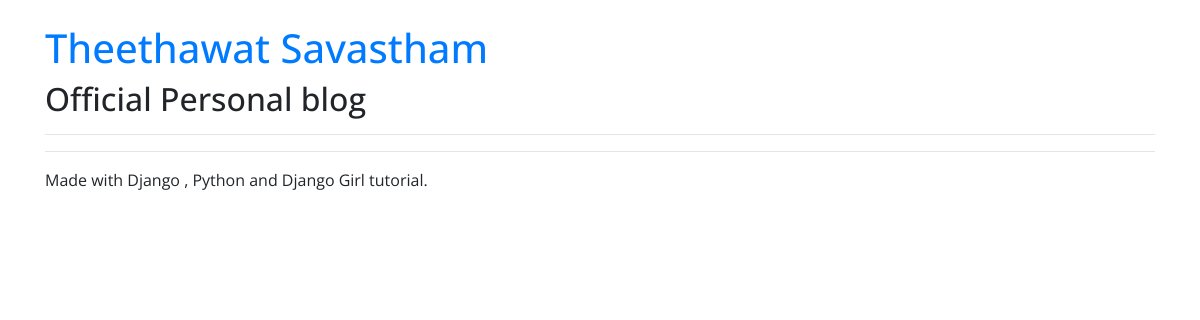
/, run on an earlier commit of the app's database.
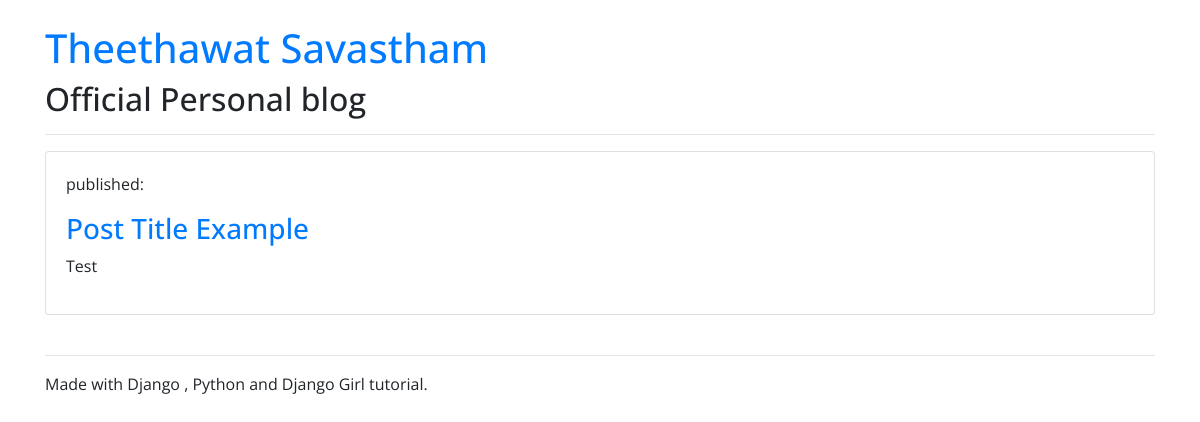
And on a later commit of the database.
### blog/models.py (models this page shows, shortened)
class Post(models.Model):
    auther = models.ForeignKey(settings.AUTH_USER_MODEL,on_delete=models.CASCADE)
    title = models.CharField(max_length = 200)
    text = models.TextField()
    created_date = models.DateTimeField(default = timezone.now)
    publish_date = models.DateTimeField(blank=True,null=True)

### blog/views.py (the view)
# urls.py: path('',views.post_list,name='post_list'),
def post_list(request):
     posts = Post.objects.filter(publish_date__lte=timezone.now()).order_by('-publish_date')
     return render(request,'blog/post_list.html',{'posts':posts})

### blog/templates/blog/post_list.html (shortened to what this page needs)
<!DOCTYPE html>
<html lang="en">
<head>
    <link rel="stylesheet" href="https://stackpath.bootstrapcdn.com/bootstrap/4.3.1/css/bootstrap.min.css"
>
</head>
<body>
    {% extends 'blog/base.html' %}
    {% block content %}
    {% for post in posts %}
    <div class="card">
        <div class="card-body">
            <p>published: {{post.published_date }} </p>
            <h3><a href="{% url 'post_detail' pk=post.pk %} ">{{post.title}} </a></h3>
            <p> {{ post.text|linebreaksbr }} </p>
        </div>
    </div>
    <br>
    {% endfor %}
    {% endblock %}

What changed in the data, as far as the page shows it:
added Post: title "Post Title Example", text "Test"
